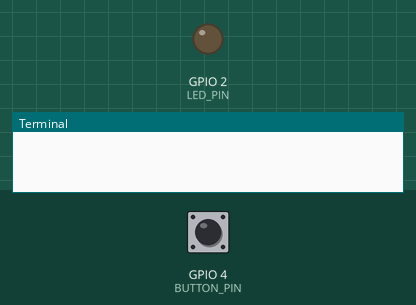
The program below on a simulated Raspberry Pi (BCM pin numbers). On the bench: output pins drawn as LEDs (lit = HIGH), the last lines printed to the terminal. The inputs (shaded band) are chosen by the test bench; at power-on: GPIO 4 (BUTTON_PIN) LOW.

Above: at 1.2 s.
1.3 s: GPIO 4 (BUTTON_PIN) pulled HIGH for 0.15 s
At 2.4 s:
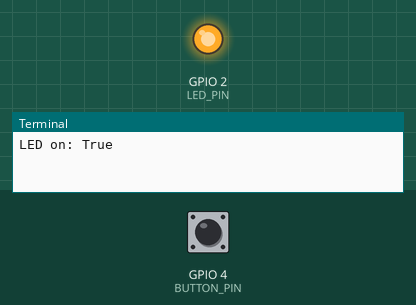
2.9 s: GPIO 4 (BUTTON_PIN) pulled HIGH for 1 s
At 3.7 s:
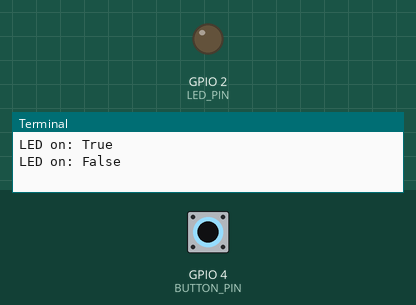
5.4 s: GPIO 4 (BUTTON_PIN) pulled HIGH for 3.2 s
At 6.8 s:
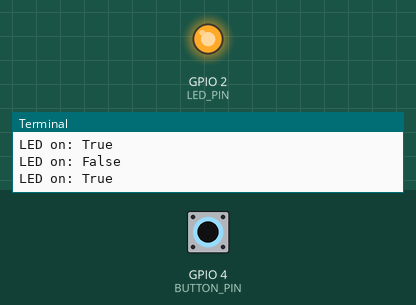
Timing chart, 0 to 8.4 s (numbered marks = the images above; inputs shaded):
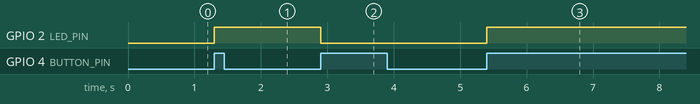

Measured:
- after the input at 1.3 s, GPIO 2 (LED_PIN): LOW → HIGH at once
- after the input at 2.9 s, GPIO 2 (LED_PIN): HIGH → LOW at once
- after the input at 5.4 s, GPIO 2 (LED_PIN): LOW → HIGH at once

The program:

gpio_button.py
```python
import RPi.GPIO as GPIO
import time

LED_PIN = 2
BUTTON_PIN = 4

# Function for debouncing button
def debounce(pin, prev_state):
    current_state = GPIO.input(pin)
    if current_state != prev_state:
        time.sleep(0.05)
        current_state = GPIO.input(pin)

    return current_state


# BCM pin naming
GPIO.setmode(GPIO.BCM)

# Turn of GPIO warnings
GPIO.setwarnings(False)

# Setup output and input pins
GPIO.setup(LED_PIN, GPIO.OUT)
GPIO.setup(BUTTON_PIN, GPIO.IN, pull_up_down=GPIO.PUD_DOWN)

# Initial state of LED
led_on = False
GPIO.output(LED_PIN, led_on)

# Initial prev button state
prev_button_pressed = GPIO.input(BUTTON_PIN)

try:
    # Loop until user terminates program
    while True:

        # Read button state using debounce function
        current_button_pressed = GPIO.input(BUTTON_PIN)

        # Toggle LED when button goes from low to high
        if current_button_pressed and not prev_button_pressed:
            led_on = not led_on
            GPIO.output(LED_PIN, led_on)
            print("LED on:", led_on)

        # This iteration's current button is next iteration's prev button
        prev_button_pressed = current_button_pressed

        time.sleep(0.05)


except KeyboardInterrupt:
    print("Terminated by user")

finally:
    GPIO.cleanup()
    print("Goodbye")
```
